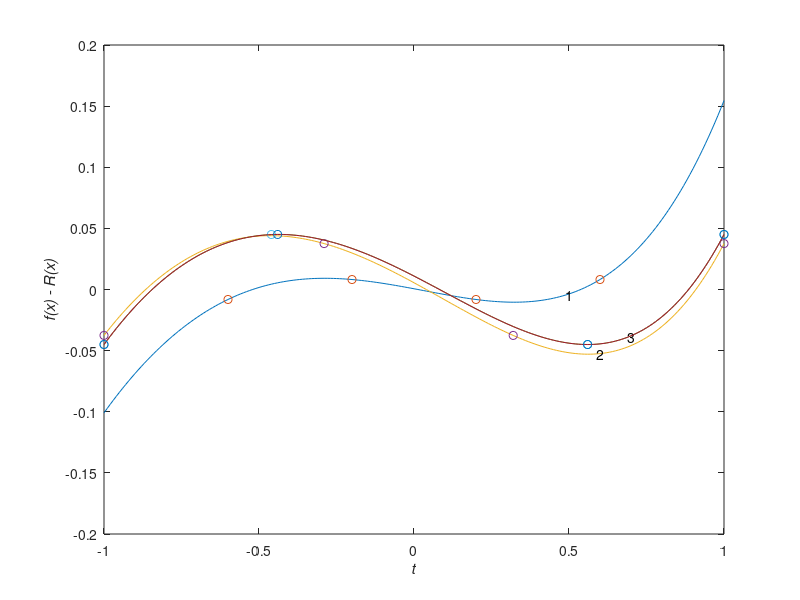

This figure's MATLAB source:
% Test the remez algorithm
% Copyright 1999 by Todd K. Moon

f = 'exp';
m = 2;
a = -1;
b = 1;



%function ap = computeremez(f,m,a,b)
% function ap = computeremez(f,m,k,a,b)
%
% The Remez algorithm for polynomial approximation
%
% f = input function (a function function)
%     (must be able to evaluate f with a vector of inputs)
% m = order of numerator
% a,b = range of interpolant
%
% ap = coefficients of interpolating polynomial
%
N = m;
delta = (b-a)/(N+3);
dfine = 0.01;
tfine = (a:dfine:b)';                   % "fine grid" spacing
ndfine = length(tfine);
ev = 0:m;                               % exponent values
t = (a+delta:delta:b-delta)';           % get the initial guess
ffine = eval([f '(tfine)']);            % function on fine grid
epsilon = 1.e-4;                        % to test convergence

M = zeros(N+2,N+2);
tval = 0.5; tidx = 150;
lastmaxp = 0; lastminp = 0;
for loop=1:10
  fv = eval([f '(t)']);
  for i=1:N+2
    M(i,:) = [t(i).^ev -(-1)^i];
  end
  av = M\fv;
  ap = av(m+1:-1:1);
  hvals = ffine - polyval(ap,tfine);
  plot(tfine,hvals); hold on
  xlabel('\itt');
  ylabel('\itf(\itx) - \itR(\itx)');
  plot(t,fv - polyval(ap,t),'o');
   if(loop < 4)
     text(tfine(tidx),hvals(tidx),int2str(loop));
     tidx = tidx+10;
   end

  % find N+2 peaks
  peakh(1) = hvals(1);
  signh(1) = sign(hvals(1));
  t(1) = tfine(1);
  npfound = 1; 
  maxp = 0; minp = 0;
  for i=2:ndfine-1
    if(sign((hvals(i)-hvals(i-1))*(hvals(i+1)-hvals(i))) < 0) % peak found
      if(sign(hvals(i)) ~= signh(npfound)) % different signs
        npfound = npfound+1;
        peakh(npfound) = hvals(i);
        if(peakh(npfound) > maxp)
          maxp = peakh(npfound)
        end
        if(peakh(npfound) < minp)
          minp = peakh(npfound)
        end
        signh(npfound) = sign(hvals(i));
        t(npfound) = tfine(i);
        if(npfound == N+2)
          break;
        end
      end
    end
  end
  % add the value at the end
  if(npfound < N+2)
    npfound = npfound+1;
    peakh(npfound) = hvals(ndfine);
    signh(npfound) = sign(hvals(ndfine));
    t(npfound) = tfine(ndfine);
  end
  
  if(npfound ~= N+2)                    % still not enough points
    error('Insufficient number of peaks found');
  end
%  plot(t,peakh,'o');
  if(abs(maxp - abs(minp)) < epsilon)
    break;
  end
end
